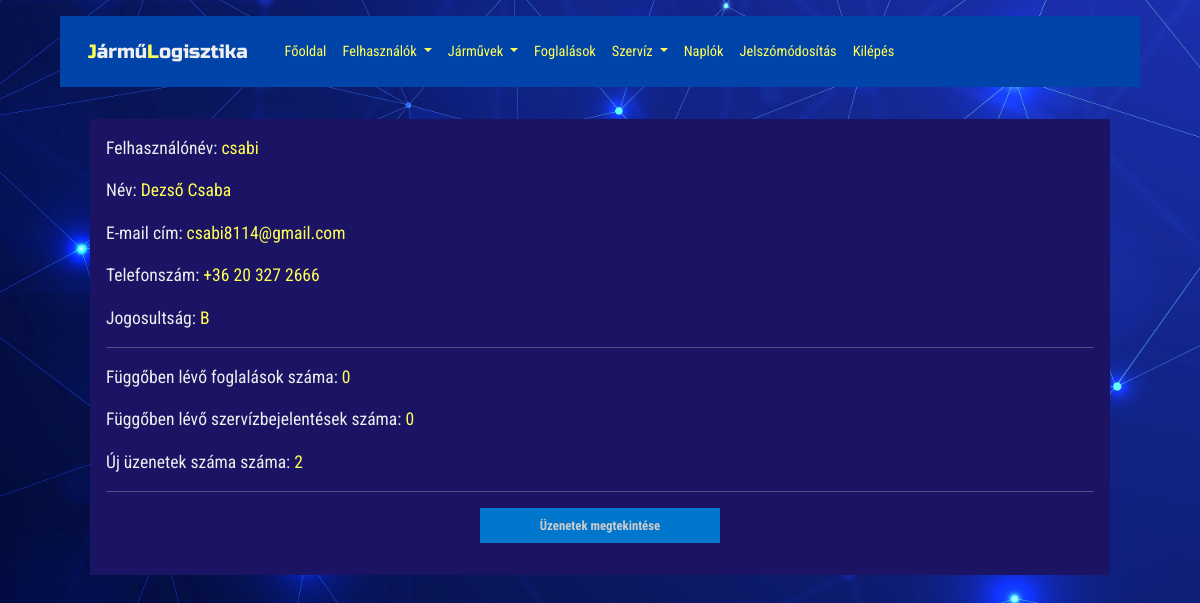
/adminhome.php (signed in), run on the app's committed database.
### tables this page shows
CREATE TABLE `users` (
  `userID` int(10) NOT NULL,
  `username` varchar(30) NOT NULL,
  `password` varchar(255) NOT NULL,
  `name` varchar(100) NOT NULL,
  `email` varchar(100) NOT NULL,
  `telnumber` varchar(30) NOT NULL,
  `licence` char(1) NOT NULL,
  `activeUser` tinyint(1) NOT NULL
);

### adminhome.php (the view, shortened to what this page needs)
<?php
require './views/header.phtml';
require './connection.php';
require './views/adminmenu.phtml';
$statement = $conn->prepare("SELECT * FROM users WHERE userID=?");
$statement->execute([$_SESSION['id']]);
$users = $statement->fetch(PDO::FETCH_ASSOC);
$statement_r = $conn->prepare("SELECT * FROM reservation WHERE res_status = ? ORDER BY resID");
$statement_r->execute([0]);
$r_count = $statement_r->rowCount();
$statement_m = $conn->prepare("SELECT * FROM messages WHERE userID = ? AND viewed = ?");
$statement_m->execute([$_SESSION['id'], 0]);
$n_count = $statement_m->rowCount();
$statement_m = $conn->prepare("SELECT * FROM service WHERE repair = ?");
$statement_m->execute([0]);
$c_count = $statement_m->rowCount();
?>
<div class="workContainer">
    <p class="regularChar">Felhasználónév: <span><?php echo $users["username"]; ?></span></p>
    <p class="regularChar">Név: <span><?php echo $users["name"]; ?></span></p>
    <p class="regularChar">E-mail cím: <span><?php echo $users["email"]; ?></span></p>
    <p class="regularChar">Telefonszám: <span><?php echo $users["telnumber"]; ?></span></p>
    <p class="regularChar">Jogosultság: <span><?php echo $users["licence"]; ?></span></p>
    <hr>
    <p class="regularChar">Függőben lévő foglalások száma: <span><?php echo $r_count; ?></span></p>
    <p class="regularChar">Függőben lévő szervízbejelentések száma: <span><?php echo $c_count; ?></span></p>
    <p class="regularChar">Új üzenetek száma száma: <span><?php echo $n_count; ?></span></p>
    <hr>
    <a href="messages" class="regularButton">Üzenetek megtekintése</a>
</div>
<?php require './views/footer.phtml'; ?>

### public/style.css (style rules this page uses)
:root { --bg-color: #1b1464; --bg-color2: #2818d3; --bg-menu-color: #04a; --bg-error-color: #f22; --bg-ok-color: #282; --bg-font-color: #dedede; --bg-input-color: #ff9; --bg-btn-color: #07c; --link-color: #ccc; --hover-link-color: #fff; --hover-btn-color: #04a; --char-color: #eee; --char-color2: #ff5; --char-dark-color: #222; }
* { margin: 0; padding: 0; box-sizing: border-box; text-decoration: none; list-style: none; transition: all .2s linear; }
body { background-image: url("/public/bckg.jpg"); background-size: cover; }
span { color: var(--char-color2); }
hr { color: var(--char-color); }
.regularChar { font-size: 1.1rem; color: var(--char-color); font-family: 'Roboto Condensed', sans-serif; }
.regularButton { display: block; margin: 1rem auto; text-align: center; background: var(--bg-btn-color); color: var(--link-color); padding: 0.5rem; width: 15rem; border: none; font-weight: bold; text-decoration: none; font-family: 'Roboto Condensed', sans-serif; }
.workContainer { width: 85%; padding: 1rem; margin: 2rem auto 1rem auto; background-color: var(--bg-color); }
@media screen and (max-width: 1200px) { body { font-size: 80%; } }

### data on the page
users: username "csabi", name "Dezső Csaba", email "csabi8114@gmail.com", telnumber "+36 20 327 2666", licence "B"

### other printed values
$r_count "0"
$c_count "0"
$n_count "2"
